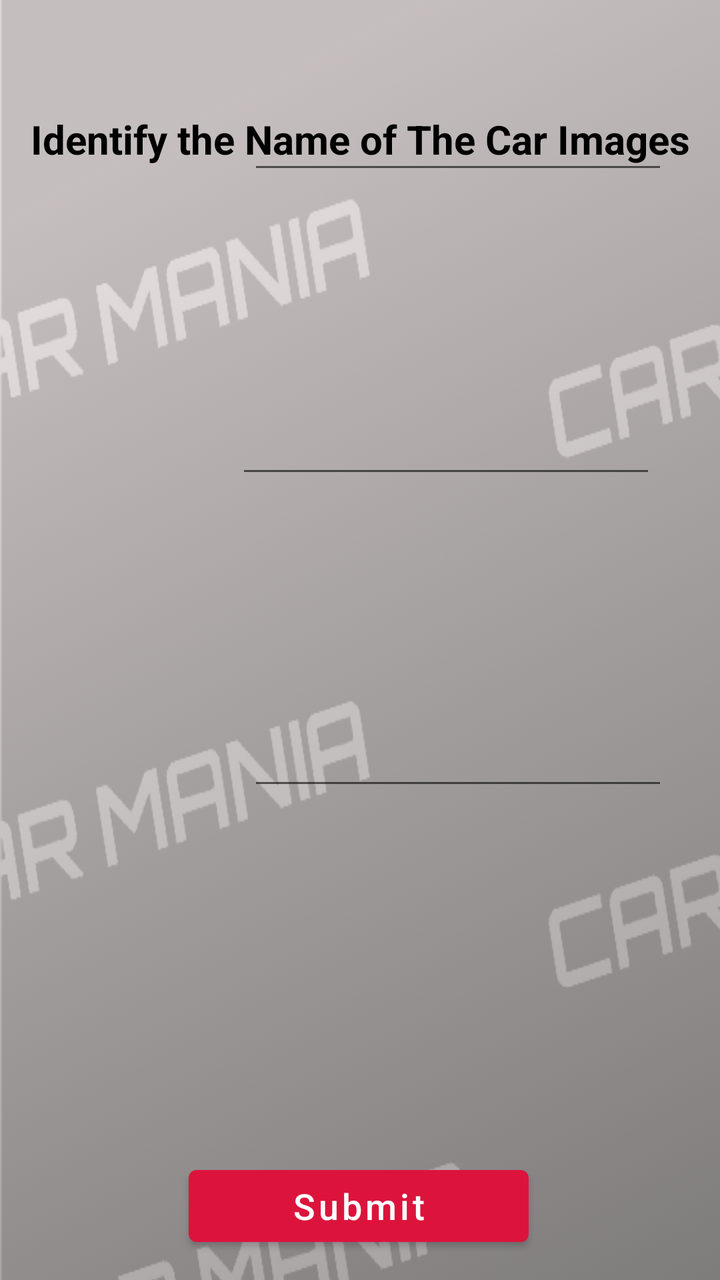
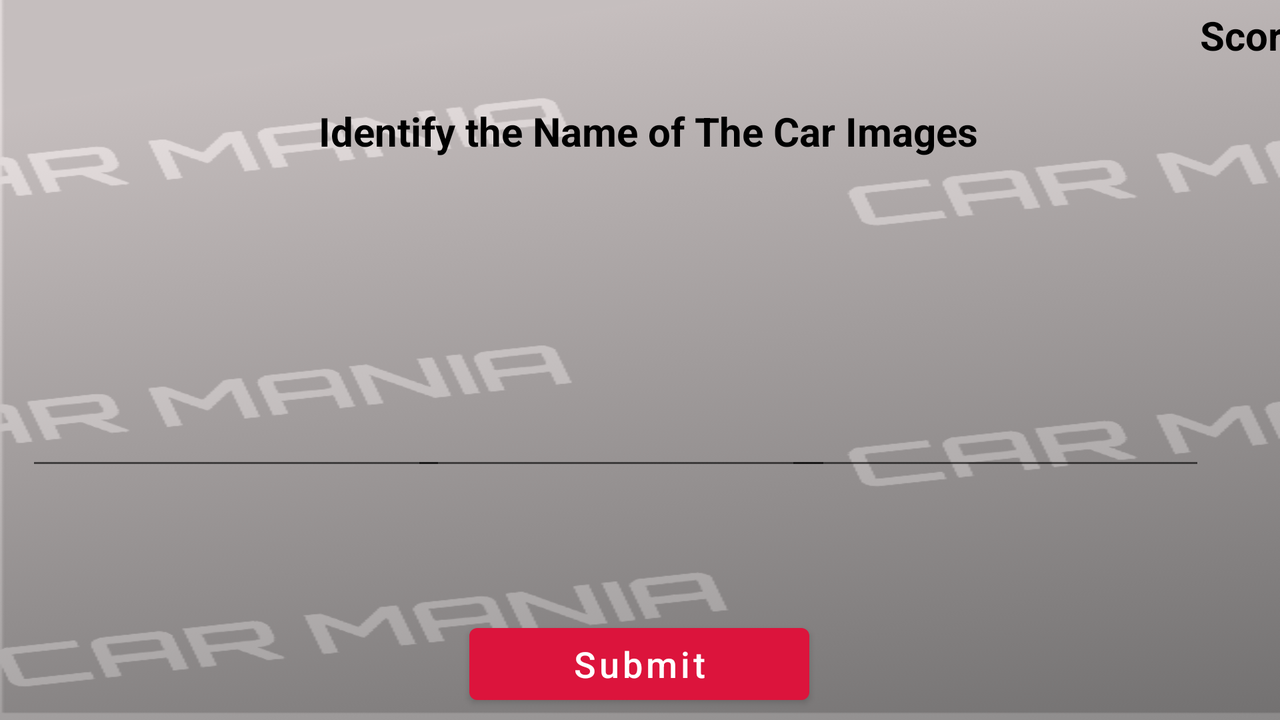

An Android layout and its configuration variant, each rendered on a device that would load it. The default file and the variant file are quoted in full after the pictures.
<!-- AndroidManifest.xml: application theme Theme.CarMatchGameapp -->
<!-- res/layout/activity_advance_level2.xml -->
<?xml version="1.0" encoding="utf-8"?>
<androidx.constraintlayout.widget.ConstraintLayout xmlns:android="http://schemas.android.com/apk/res/android"
    xmlns:app="http://schemas.android.com/apk/res-auto"
    xmlns:tools="http://schemas.android.com/tools"
    android:layout_width="match_parent"
    android:layout_height="match_parent"
    tools:context=".AdvanceLevel">

    <ImageView
        android:id="@+id/back_drop_image2"
        android:layout_width="414dp"
        android:layout_height="731dp"
        android:background="@drawable/back_drop_image"
        app:layout_constraintBottom_toBottomOf="parent"
        app:layout_constraintEnd_toEndOf="parent"
        app:layout_constraintHorizontal_bias="0.0"
        app:layout_constraintStart_toStartOf="parent"
        app:layout_constraintTop_toTopOf="parent"
        app:layout_constraintVertical_bias="0.0" />

    <Button
        android:id="@+id/submit_answer_button"
        android:layout_width="170dp"
        android:layout_height="wrap_content"
        android:layout_marginBottom="104dp"
        android:onClick="submitCheck"
        android:text="@string/button_label_submit"
        android:textAllCaps="false"
        android:textColor="@color/white"
        android:textSize="18sp"
        app:layout_constraintBottom_toBottomOf="@+id/back_drop_image2"
        app:layout_constraintEnd_toEndOf="parent"
        app:layout_constraintHorizontal_bias="0.497"
        app:layout_constraintStart_toStartOf="parent"
        app:rippleColor="#88FFFFFF"
        tools:ignore="OnClick" />

    <TextView
        android:id="@+id/timer_text"
        android:layout_width="wrap_content"
        android:layout_height="wrap_content"
        android:layout_marginStart="27dp"
        android:layout_marginLeft="27dp"
        android:layout_marginTop="11dp"
        android:layout_marginEnd="28dp"
        android:layout_marginRight="28dp"
        android:layout_marginBottom="12dp"
        android:textSize="24sp"
        android:visibility="invisible"
        app:layout_constraintBottom_toBottomOf="@+id/circular_progress_timer"
        app:layout_constraintEnd_toEndOf="@+id/circular_progress_timer"
        app:layout_constraintStart_toStartOf="@+id/circular_progress_timer"
        app:layout_constraintTop_toTopOf="@+id/circular_progress_timer" />

    <ProgressBar
        android:id="@+id/circular_progress_timer"
        style="?android:progressBarStyleHorizontal"
        android:layout_width="55dp"
        android:layout_height="55dp"
        android:layout_marginTop="4dp"
        android:layout_marginRight="348dp"
        android:progress="0"
        android:progressDrawable="@drawable/circular_progress"
        android:rotation="-90"
        app:layout_constraintRight_toRightOf="parent"
        app:layout_constraintTop_toTopOf="parent" />

    <TextView
        android:id="@+id/identify_dog_instructions"
        android:layout_width="wrap_content"
        android:layout_height="wrap_content"
        android:layout_marginTop="56dp"
        android:text="@string/identify_the_name_of_car_images"
        android:textColor="@color/black"
        android:textSize="20sp"
        android:textStyle="bold"
        app:layout_constraintEnd_toEndOf="parent"
        app:layout_constraintStart_toStartOf="parent"
        app:layout_constraintTop_toTopOf="@+id/back_drop_image2" />

    <ImageView
        android:id="@+id/second_car_image"
        android:layout_width="133dp"
        android:layout_height="121dp"
        android:layout_marginStart="16dp"
        android:layout_marginLeft="16dp"
        android:layout_marginBottom="348dp"
        android:contentDescription="@string/image_of_third_car_description"
        app:layout_constraintBottom_toBottomOf="parent"
        app:layout_constraintStart_toStartOf="parent" />

    <ImageView
        android:id="@+id/third_car_image"
        android:layout_width="133dp"
        android:layout_height="121dp"
        android:layout_marginEnd="260dp"
        android:layout_marginRight="260dp"
        android:layout_marginBottom="180dp"
        android:contentDescription="@string/image_of_second_car_description"
        android:paddingBottom="8dp"
        app:layout_constraintBottom_toBottomOf="parent"
        app:layout_constraintEnd_toEndOf="parent" />

    <ImageView
        android:id="@+id/first_car_image"
        android:layout_width="133dp"
        android:layout_height="121dp"
        android:layout_marginTop="80dp"
        android:contentDescription="@string/image_of_first_car_description"
        android:paddingBottom="8dp"
        app:layout_constraintEnd_toEndOf="parent"
        app:layout_constraintHorizontal_bias="0.068"
        app:layout_constraintStart_toStartOf="parent"
        app:layout_constraintTop_toTopOf="parent" />

    <EditText
        android:id="@+id/user_ans1"
        android:layout_width="wrap_content"
        android:layout_height="wrap_content"
        android:layout_marginBottom="548dp"
        android:ems="10"
        android:inputType="textPersonName"
        android:textColorLink="@color/black"
        app:layout_constraintBottom_toBottomOf="parent"
        app:layout_constraintEnd_toEndOf="parent"
        app:layout_constraintHorizontal_bias="0.826"
        app:layout_constraintStart_toStartOf="parent" />

    <TextView
        android:id="@+id/finalAdvanceScore"
        android:layout_width="wrap_content"
        android:layout_height="wrap_content"
        android:textColor="@color/black"
        android:textSize="20sp"
        app:layout_constraintBaseline_toBaselineOf="@+id/textView5"
        app:layout_constraintEnd_toEndOf="parent"
        app:layout_constraintHorizontal_bias="0.902"
        app:layout_constraintStart_toStartOf="parent" />

    <EditText
        android:id="@+id/user_ans2"
        android:layout_width="wrap_content"
        android:layout_height="wrap_content"
        android:layout_marginBottom="396dp"
        android:ems="10"
        android:inputType="textPersonName"
        app:layout_constraintBottom_toBottomOf="parent"
        app:layout_constraintEnd_toEndOf="parent"
        app:layout_constraintHorizontal_bias="0.787"
        app:layout_constraintStart_toStartOf="parent" />

    <EditText
        android:id="@+id/user_ans3"
        android:layout_width="wrap_content"
        android:layout_height="wrap_content"
        android:layout_marginBottom="240dp"
        android:ems="10"
        android:inputType="textPersonName"
        android:textColorLink="@color/black"
        app:layout_constraintBottom_toBottomOf="parent"
        app:layout_constraintEnd_toEndOf="parent"
        app:layout_constraintHorizontal_bias="0.826"
        app:layout_constraintStart_toStartOf="parent" />

    <TextView
        android:id="@+id/final_results"
        android:layout_width="198dp"
        android:layout_height="33dp"
        android:layout_marginBottom="180dp"
        android:textSize="24sp"
        android:textStyle="bold|italic"
        app:layout_constraintBottom_toBottomOf="@+id/back_drop_image2"
        app:layout_constraintEnd_toEndOf="parent"
        app:layout_constraintHorizontal_bias="0.751"
        app:layout_constraintStart_toStartOf="parent" />

    <TextView
        android:id="@+id/correctmake_ans1"
        android:layout_width="202dp"
        android:layout_height="43dp"
        android:layout_marginTop="16dp"
        android:textSize="24sp"
        android:textStyle="bold|italic"
        app:layout_constraintEnd_toEndOf="parent"
        app:layout_constraintHorizontal_bias="0.839"
        app:layout_constraintStart_toStartOf="parent"
        app:layout_constraintTop_toBottomOf="@+id/user_ans1" />

    <TextView
        android:id="@+id/correctmake_ans2"
        android:layout_width="212dp"
        android:layout_height="42dp"
        android:layout_marginTop="8dp"
        android:textSize="24sp"
        android:textStyle="bold|italic"
        app:layout_constraintEnd_toEndOf="parent"
        app:layout_constraintHorizontal_bias="0.824"
        app:layout_constraintStart_toStartOf="parent"
        app:layout_constraintTop_toBottomOf="@+id/user_ans2" />

    <TextView
        android:id="@+id/correctmake_ans3"
        android:layout_width="212dp"
        android:layout_height="42dp"
        android:layout_marginTop="12dp"
        android:textSize="24sp"
        android:textStyle="bold|italic"
        app:layout_constraintEnd_toEndOf="parent"
        app:layout_constraintHorizontal_bias="0.839"
        app:layout_constraintStart_toStartOf="parent"
        app:layout_constraintTop_toBottomOf="@+id/user_ans3" />

    <TextView
        android:id="@+id/textView5"
        android:layout_width="wrap_content"
        android:layout_height="wrap_content"
        android:layout_marginBottom="644dp"
        android:text="Score -"
        android:textColor="@color/black"
        android:textSize="20sp"
        app:layout_constraintBottom_toBottomOf="parent"
        app:layout_constraintEnd_toEndOf="parent"
        app:layout_constraintHorizontal_bias="0.848"
        app:layout_constraintStart_toStartOf="parent" />

</androidx.constraintlayout.widget.ConstraintLayout>
<!-- resources referenced by this layout -->
<resources>
  <color name="black">#FF000000</color>
  <color name="white">#FFFFFFFF</color>
  <!-- drawable back_drop_image: png bitmap (drawable, 265852 bytes) -->
  <!-- drawable circular_progress (drawable) -->
  <?xml version="1.0" encoding="utf-8"?>
  <shape xmlns:android="http://schemas.android.com/apk/res/android"
      android:shape="ring"
      android:innerRadiusRatio="3"
      android:thickness="6dp"
      android:useLevel="true">
  
      <solid android:color="@color/blue"/>
  
  </shape>
  <string name="button_label_submit">Submit</string>
  <string name="identify_the_name_of_car_images">Identify the Name of The Car Images</string>
  <string name="image_of_first_car_description">Image of first car</string>
  <string name="image_of_second_car_description">Image of second car</string>
  <string name="image_of_third_car_description">Image of third car</string>
  <style name="Theme.CarMatchGameapp" parent="Theme.MaterialComponents.DayNight">
          
          <item name="colorPrimary">@color/blue</item>
          <item name="colorPrimaryVariant">@color/light_red</item>
          <item name="colorOnPrimary">@color/white</item>
          
          <item name="colorSecondary">@color/blue</item>
          <item name="colorSecondaryVariant">@color/teal_700</item>
          <item name="colorOnSecondary">@color/black</item>
          
          <item name="android:statusBarColor" tools:targetApi="l">@color/light_red</item>
          
      </style>
  <color name="blue">#DC143C</color>
  <color name="light_red">#ed365b</color>
  <color name="teal_700">#FF018786</color>
</resources>
<!-- res/layout-land/activity_advance_level2.xml (the repository's variant of the layout above) -->
<!-- drawn on the phone turned sideways -->
<?xml version="1.0" encoding="utf-8"?>
<androidx.constraintlayout.widget.ConstraintLayout xmlns:android="http://schemas.android.com/apk/res/android"
    xmlns:app="http://schemas.android.com/apk/res-auto"
    xmlns:tools="http://schemas.android.com/tools"
    android:layout_width="match_parent"
    android:layout_height="match_parent"
    android:background="@drawable/back_drop_image"
    tools:context=".AdvanceLevel">

    <Button
        android:id="@+id/submit_answer_button"
        android:layout_width="170dp"
        android:layout_height="wrap_content"
        android:layout_marginTop="104dp"
        android:onClick="submitCheck"
        android:text="@string/button_label_submit"
        android:textAllCaps="false"
        android:textColor="@color/white"
        android:textSize="18sp"
        app:layout_constraintEnd_toEndOf="parent"
        app:layout_constraintHorizontal_bias="0.499"
        app:layout_constraintStart_toStartOf="parent"
        app:layout_constraintTop_toBottomOf="@+id/second_car_image"
        app:rippleColor="#88FFFFFF"
        tools:ignore="OnClick" />

    <TextView
        android:id="@+id/timer_text"
        android:layout_width="wrap_content"
        android:layout_height="wrap_content"
        android:layout_marginStart="27dp"
        android:layout_marginLeft="27dp"
        android:layout_marginTop="11dp"
        android:layout_marginEnd="28dp"
        android:layout_marginRight="28dp"
        android:layout_marginBottom="12dp"
        android:textSize="24sp"
        android:visibility="invisible"
        app:layout_constraintBottom_toBottomOf="@+id/circular_progress_timer"
        app:layout_constraintEnd_toEndOf="@+id/circular_progress_timer"
        app:layout_constraintStart_toStartOf="@+id/circular_progress_timer"
        app:layout_constraintTop_toTopOf="@+id/circular_progress_timer" />

    <ProgressBar
        android:id="@+id/circular_progress_timer"
        style="?android:progressBarStyleHorizontal"
        android:layout_width="55dp"
        android:layout_height="55dp"
        android:layout_marginTop="4dp"
        android:layout_marginRight="660dp"
        android:progress="0"
        android:progressDrawable="@drawable/circular_progress"
        android:rotation="-90"
        app:layout_constraintRight_toRightOf="parent"
        app:layout_constraintTop_toTopOf="parent" />

    <TextView
        android:id="@+id/identify_dog_instructions"
        android:layout_width="wrap_content"
        android:layout_height="wrap_content"
        android:layout_marginBottom="4dp"
        android:text="@string/identify_the_name_of_car_images"
        android:textColor="@color/black"
        android:textSize="20sp"
        android:textStyle="bold"
        app:layout_constraintBottom_toTopOf="@+id/second_car_image"
        app:layout_constraintEnd_toEndOf="parent"
        app:layout_constraintHorizontal_bias="0.513"
        app:layout_constraintStart_toStartOf="parent" />

    <ImageView
        android:id="@+id/second_car_image"
        android:layout_width="133dp"
        android:layout_height="121dp"
        android:layout_marginStart="284dp"
        android:layout_marginLeft="284dp"
        android:layout_marginBottom="156dp"
        android:contentDescription="@string/image_of_third_car_description"
        app:layout_constraintBottom_toBottomOf="parent"
        app:layout_constraintStart_toStartOf="parent" />

    <ImageView
        android:id="@+id/third_car_image"
        android:layout_width="133dp"
        android:layout_height="121dp"
        android:layout_marginEnd="100dp"
        android:layout_marginRight="100dp"
        android:contentDescription="@string/image_of_second_car_description"
        android:paddingBottom="8dp"
        app:layout_constraintBottom_toBottomOf="@+id/second_car_image"
        app:layout_constraintEnd_toEndOf="parent" />

    <ImageView
        android:id="@+id/first_car_image"
        android:layout_width="133dp"
        android:layout_height="121dp"
        android:contentDescription="@string/image_of_first_car_description"
        android:paddingBottom="8dp"
        app:layout_constraintBottom_toBottomOf="@+id/second_car_image"
        app:layout_constraintEnd_toEndOf="parent"
        app:layout_constraintHorizontal_bias="0.085"
        app:layout_constraintStart_toStartOf="parent" />

    <EditText
        android:id="@+id/user_ans1"
        android:layout_width="wrap_content"
        android:layout_height="wrap_content"
        android:ems="10"
        android:inputType="textPersonName"
        android:textColorLink="@color/black"
        app:layout_constraintEnd_toEndOf="parent"
        app:layout_constraintHorizontal_bias="0.03"
        app:layout_constraintStart_toStartOf="parent"
        app:layout_constraintTop_toTopOf="@+id/user_ans2" />

    <TextView
        android:id="@+id/finalAdvanceScore"
        android:layout_width="wrap_content"
        android:layout_height="wrap_content"
        android:layout_marginTop="4dp"
        android:textColor="@color/black"
        android:textSize="20sp"
        app:layout_constraintEnd_toEndOf="parent"
        app:layout_constraintHorizontal_bias="0.922"
        app:layout_constraintStart_toStartOf="parent"
        app:layout_constraintTop_toTopOf="parent" />

    <EditText
        android:id="@+id/user_ans2"
        android:layout_width="wrap_content"
        android:layout_height="wrap_content"
        android:layout_marginBottom="68dp"
        android:ems="10"
        android:inputType="textPersonName"
        app:layout_constraintBottom_toTopOf="@+id/submit_answer_button"
        app:layout_constraintEnd_toEndOf="parent"
        app:layout_constraintHorizontal_bias="0.478"
        app:layout_constraintStart_toStartOf="parent" />

    <EditText
        android:id="@+id/user_ans3"
        android:layout_width="wrap_content"
        android:layout_height="wrap_content"
        android:layout_marginBottom="68dp"
        android:ems="10"
        android:inputType="textPersonName"
        android:textColorLink="@color/black"
        app:layout_constraintBottom_toTopOf="@+id/submit_answer_button"
        app:layout_constraintEnd_toEndOf="parent"
        app:layout_constraintHorizontal_bias="0.913"
        app:layout_constraintStart_toStartOf="parent" />

    <TextView
        android:id="@+id/final_results"
        android:layout_width="198dp"
        android:layout_height="33dp"
        android:layout_marginBottom="4dp"
        android:textSize="24sp"
        android:textStyle="bold|italic"
        app:layout_constraintBottom_toTopOf="@+id/submit_answer_button"
        app:layout_constraintEnd_toEndOf="parent"
        app:layout_constraintHorizontal_bias="0.596"
        app:layout_constraintStart_toStartOf="parent" />

    <TextView
        android:id="@+id/correctmake_ans1"
        android:layout_width="202dp"
        android:layout_height="43dp"
        android:layout_marginTop="48dp"
        android:textSize="24sp"
        android:textStyle="bold|italic"
        app:layout_constraintEnd_toEndOf="parent"
        app:layout_constraintHorizontal_bias="0.03"
        app:layout_constraintStart_toStartOf="parent"
        app:layout_constraintTop_toTopOf="@+id/user_ans1" />

    <TextView
        android:id="@+id/correctmake_ans2"
        android:layout_width="212dp"
        android:layout_height="42dp"
        android:layout_marginBottom="24dp"
        android:textSize="24sp"
        android:textStyle="bold|italic"
        app:layout_constraintBottom_toTopOf="@+id/submit_answer_button"
        app:layout_constraintEnd_toEndOf="parent"
        app:layout_constraintHorizontal_bias="0.481"
        app:layout_constraintStart_toStartOf="parent" />

    <TextView
        android:id="@+id/correctmake_ans3"
        android:layout_width="212dp"
        android:layout_height="42dp"
        android:textSize="24sp"
        android:textStyle="bold|italic"
        app:layout_constraintBottom_toBottomOf="@+id/correctmake_ans2"
        app:layout_constraintEnd_toEndOf="parent"
        app:layout_constraintHorizontal_bias="0.919"
        app:layout_constraintStart_toStartOf="parent" />

    <TextView
        android:id="@+id/textView5"
        android:layout_width="wrap_content"
        android:layout_height="wrap_content"
        android:layout_marginStart="600dp"
        android:layout_marginLeft="600dp"
        android:layout_marginTop="4dp"
        android:text="Score -"
        android:textColor="@color/black"
        android:textSize="20sp"
        android:textStyle="bold"
        app:layout_constraintEnd_toEndOf="parent"
        app:layout_constraintHorizontal_bias="0.0"
        app:layout_constraintStart_toStartOf="parent"
        app:layout_constraintTop_toTopOf="parent" />

</androidx.constraintlayout.widget.ConstraintLayout>
